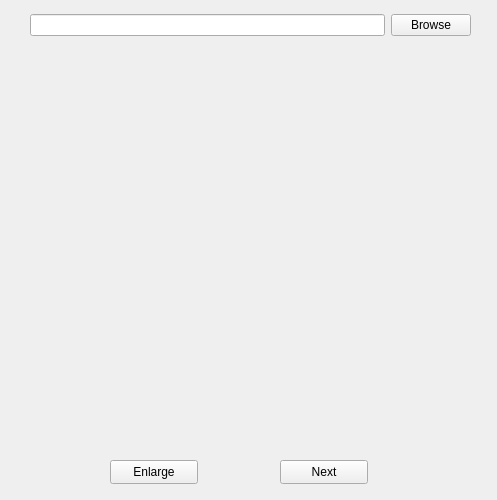
<?xml version="1.0" encoding="UTF-8"?>
<ui version="4.0">
 <class>window_single_image</class>
 <widget class="QWidget" name="window_single_image">
  <property name="geometry">
   <rect>
    <x>0</x>
    <y>0</y>
    <width>497</width>
    <height>500</height>
   </rect>
  </property>
  <property name="sizePolicy">
   <sizepolicy hsizetype="Fixed" vsizetype="Fixed">
    <horstretch>0</horstretch>
    <verstretch>0</verstretch>
   </sizepolicy>
  </property>
  <property name="windowTitle">
   <string>Quick peek</string>
  </property>
  <widget class="QLabel" name="label_image">
   <property name="geometry">
    <rect>
     <x>10</x>
     <y>50</y>
     <width>480</width>
     <height>400</height>
    </rect>
   </property>
   <property name="sizePolicy">
    <sizepolicy hsizetype="Fixed" vsizetype="Fixed">
     <horstretch>0</horstretch>
     <verstretch>0</verstretch>
    </sizepolicy>
   </property>
   <property name="frameShape">
    <enum>QFrame::NoFrame</enum>
   </property>
   <property name="text">
    <string/>
   </property>
   <property name="alignment">
    <set>Qt::AlignCenter</set>
   </property>
  </widget>
  <widget class="QWidget" name="horizontalLayoutWidget">
   <property name="geometry">
    <rect>
     <x>30</x>
     <y>10</y>
     <width>441</width>
     <height>31</height>
    </rect>
   </property>
   <layout class="QHBoxLayout" name="horizontalLayout">
    <item>
     <widget class="QLineEdit" name="line_subreddit"/>
    </item>
    <item>
     <widget class="QPushButton" name="button_start">
      <property name="text">
       <string>Browse</string>
      </property>
     </widget>
    </item>
   </layout>
  </widget>
  <widget class="QPushButton" name="button_next">
   <property name="geometry">
    <rect>
     <x>280</x>
     <y>460</y>
     <width>88</width>
     <height>24</height>
    </rect>
   </property>
   <property name="sizePolicy">
    <sizepolicy hsizetype="Fixed" vsizetype="Fixed">
     <horstretch>0</horstretch>
     <verstretch>0</verstretch>
    </sizepolicy>
   </property>
   <property name="text">
    <string>Next</string>
   </property>
  </widget>
  <widget class="QPushButton" name="button_enlarge">
   <property name="geometry">
    <rect>
     <x>110</x>
     <y>460</y>
     <width>88</width>
     <height>24</height>
    </rect>
   </property>
   <property name="text">
    <string>Enlarge</string>
   </property>
  </widget>
 </widget>
 <resources/>
 <connections/>
</ui>
